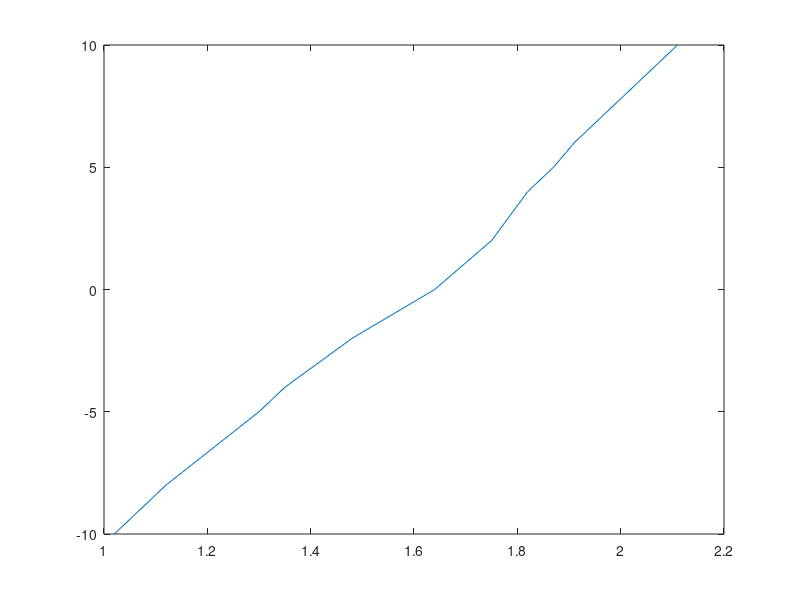

This chart was generated by the following MATLAB code:
F = [-10,-8,-6,-5,-4,-2,0,2,4,5,6,8,10];
V = [1.16,1.26,1.38,1.44,1.49,1.62,1.78,1.89,1.96,2.01,2.05,2.15,2.25];

plot(V-0.14,F)